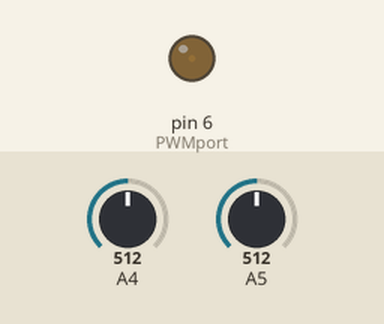
Simulated run of this sketch. Board: Arduino Uno, built with avr-gcc and run on an emulated ATmega328P. Shown: output pins drawn as LEDs (lit = HIGH). The inputs (shaded band) are chosen by the test bench; at power-on: A5 = 512, A4 = 512. What the sketch prints to the serial monitor is not drawn.

Above: at 1.2 s.
1.3 s: A5 set to 900
4.3 s: A5 set to 511
7.3 s: A5 set to 0
10.3 s: A5 set to 716
Timing chart, 0 to 13.3 s (numbered marks = the images above; inputs shaded):
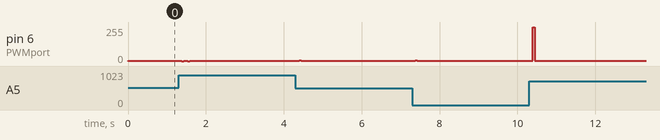

The sketch:

observador.ino
```cpp
int PWMport=6; //PWM
int v1value=0; // TO store voltage 1
int v2value=0; // To store voltage 2
float v1=0;
float v2=0;
float ref=-1.5; //Canviat en -0.5 V
float u=0;
int cont=0;
int h=50; //Sampling rate
float Nx[2]={1,0};
float Nu=0;
float K[2]={0.5398,-0.6518};
unsigned long timeIn=0;
unsigned long timeOut=0;
char intoutputbytes[12]; char floatoutputbytes[12];
int width=7; int precision=3;

//Estat de l'observador
float x1=0;
//Per guardar la variable en aquest mateix instant, sino es modifica i no calcula be x2
float x1k=0;
float x2=0;
float gam[2]={0.7086,-1.1905};
float phi[4]={1, -1.1905, 0, 1};
float L[2]={1.3446, -0.5985};

void setup()
{
pinMode(PWMport,OUTPUT); //inputs
pinMode(A5, INPUT);
pinMode(A4, INPUT);
Serial.begin(115200);
while(!Serial){}
Serial.println("X1;X2;Ref;U;V1;V2");
}


void loop()
{
Serial.print(x1);
Serial.print(";");
Serial.print(x2);
Serial.print(";");
cont=cont+1;
if (cont==200) {
  ref=0.5; //Canviat en -0.5 V
}else if (cont==400){
  ref=-1.5; //Canviat en -0.5 V
  cont=0;
}

//YOUR CONTROL ALGORITHM SHOULD BE HERE
v1value=analogRead(A5); // 0 a 1024
v2value=analogRead(A4);
v1=v1value*5./1023; // 0 a 5
v1=v1-2.5; //-2.5 a 2.5
v2=v2value*5./1023;
v2=v2-2.5;


u=K[0]*(Nx[0]*ref-x1) + K[1]*(Nx[1]*ref-x2);
u=u+Nu*ref;
x1k=x1;

x1=(gam[0]*u+L[0]*(v1-x1k)+x1k*phi[0]+x2*phi[1]);
x2=(gam[1]*u+L[1]*(v1-x1k)+x1k*phi[2]+x2*phi[3]);

u=u+2.5;
analogWrite(PWMport,u);


Serial.print(ref);
Serial.print(";");
Serial.print(u*5/255-2.5);
Serial.print(";");
Serial.print(v1value*5./1023-2.5);
Serial.print(";");
Serial.print(v2value*5./1023-2.5);
Serial.println(";");


delay(h);
}
```
